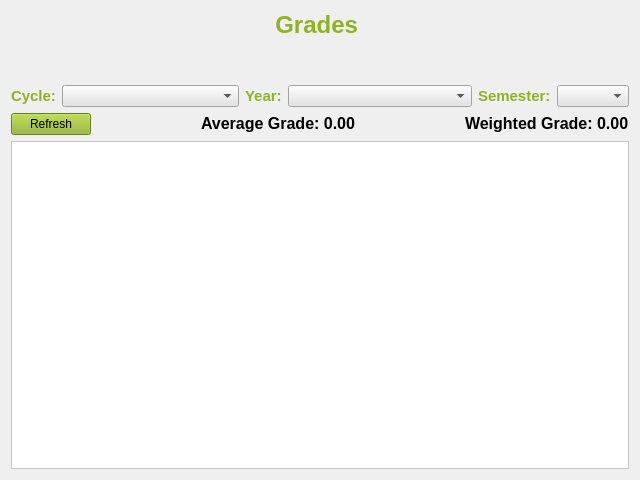
<?xml version="1.0" encoding="UTF-8"?>
<ui version="4.0">
 <class>gradesFrame</class>
 <widget class="QFrame" name="gradesFrame">
  <property name="geometry">
   <rect>
    <x>0</x>
    <y>0</y>
    <width>640</width>
    <height>480</height>
   </rect>
  </property>
  <property name="windowTitle">
   <string>Frame</string>
  </property>
  <layout class="QVBoxLayout" name="verticalLayout">
   <item>
    <widget class="QLabel" name="gradeLabel">
     <property name="sizePolicy">
      <sizepolicy hsizetype="Minimum" vsizetype="Maximum">
       <horstretch>0</horstretch>
       <verstretch>0</verstretch>
      </sizepolicy>
     </property>
     <property name="layoutDirection">
      <enum>Qt::LeftToRight</enum>
     </property>
     <property name="text">
      <string>&lt;html&gt;&lt;head/&gt;&lt;body&gt;&lt;p align=&quot;center&quot;&gt;&lt;span style=&quot; font-size:18pt; font-weight:600; color:#90b124;&quot;&gt;Grades &lt;/span&gt;&lt;/p&gt;&lt;/body&gt;&lt;/html&gt;</string>
     </property>
    </widget>
   </item>
   <item>
    <spacer name="verticalSpacer_11">
     <property name="orientation">
      <enum>Qt::Vertical</enum>
     </property>
     <property name="sizeType">
      <enum>QSizePolicy::Maximum</enum>
     </property>
     <property name="sizeHint" stdset="0">
      <size>
       <width>20</width>
       <height>40</height>
      </size>
     </property>
    </spacer>
   </item>
   <item>
    <layout class="QHBoxLayout" name="horizontalLayout">
     <item>
      <layout class="QHBoxLayout" name="cycleHorizontalLayout">
       <item>
        <widget class="QLabel" name="cycleLabel">
         <property name="sizePolicy">
          <sizepolicy hsizetype="Preferred" vsizetype="Preferred">
           <horstretch>0</horstretch>
           <verstretch>0</verstretch>
          </sizepolicy>
         </property>
         <property name="text">
          <string>&lt;html&gt;&lt;head/&gt;&lt;body&gt;&lt;p&gt;&lt;span style=&quot; font-size:11pt; font-weight:600; color:#90b024;&quot;&gt;Cycle:&lt;/span&gt;&lt;/p&gt;&lt;/body&gt;&lt;/html&gt;</string>
         </property>
        </widget>
       </item>
       <item>
        <widget class="QComboBox" name="cycleComboBox">
         <property name="sizePolicy">
          <sizepolicy hsizetype="Expanding" vsizetype="Fixed">
           <horstretch>0</horstretch>
           <verstretch>0</verstretch>
          </sizepolicy>
         </property>
         <property name="styleSheet">
          <string notr="true">background-color: rgb(227, 227, 227)</string>
         </property>
        </widget>
       </item>
      </layout>
     </item>
     <item>
      <layout class="QHBoxLayout" name="yearHorizontalLayout">
       <item>
        <widget class="QLabel" name="yearLabel">
         <property name="text">
          <string>&lt;html&gt;&lt;head/&gt;&lt;body&gt;&lt;p&gt;&lt;span style=&quot; font-size:11pt; font-weight:600; color:#90b024;&quot;&gt;Year:&lt;/span&gt;&lt;/p&gt;&lt;/body&gt;&lt;/html&gt;</string>
         </property>
        </widget>
       </item>
       <item>
        <widget class="QComboBox" name="yearComboBox">
         <property name="sizePolicy">
          <sizepolicy hsizetype="Expanding" vsizetype="Fixed">
           <horstretch>0</horstretch>
           <verstretch>0</verstretch>
          </sizepolicy>
         </property>
         <property name="styleSheet">
          <string notr="true">background-color: rgb(227, 227, 227)</string>
         </property>
        </widget>
       </item>
      </layout>
     </item>
     <item>
      <layout class="QHBoxLayout" name="semesterHotizontalLayout">
       <item>
        <widget class="QLabel" name="semesterLabel">
         <property name="text">
          <string>&lt;html&gt;&lt;head/&gt;&lt;body&gt;&lt;p&gt;&lt;span style=&quot; font-size:11pt; font-weight:600; color:#90b024;&quot;&gt;Semester:&lt;/span&gt;&lt;/p&gt;&lt;/body&gt;&lt;/html&gt;</string>
         </property>
        </widget>
       </item>
       <item>
        <widget class="QComboBox" name="semesterComboBox">
         <property name="styleSheet">
          <string notr="true">background-color: rgb(227, 227, 227)</string>
         </property>
        </widget>
       </item>
      </layout>
     </item>
    </layout>
   </item>
   <item>
    <layout class="QVBoxLayout" name="gradesLayout">
     <item>
      <layout class="QHBoxLayout" name="horizontalLayout_4">
       <property name="spacing">
        <number>6</number>
       </property>
       <item>
        <widget class="QPushButton" name="refreshButton">
         <property name="sizePolicy">
          <sizepolicy hsizetype="Maximum" vsizetype="Fixed">
           <horstretch>0</horstretch>
           <verstretch>0</verstretch>
          </sizepolicy>
         </property>
         <property name="cursor">
          <cursorShape>PointingHandCursor</cursorShape>
         </property>
         <property name="layoutDirection">
          <enum>Qt::LeftToRight</enum>
         </property>
         <property name="styleSheet">
          <string notr="true">background-color: rgb(144, 177, 36);</string>
         </property>
         <property name="text">
          <string>Refresh</string>
         </property>
        </widget>
       </item>
       <item>
        <spacer name="horizontalSpacer">
         <property name="orientation">
          <enum>Qt::Horizontal</enum>
         </property>
         <property name="sizeHint" stdset="0">
          <size>
           <width>40</width>
           <height>20</height>
          </size>
         </property>
        </spacer>
       </item>
       <item>
        <widget class="QLabel" name="averageGradeLabel">
         <property name="sizePolicy">
          <sizepolicy hsizetype="Preferred" vsizetype="Fixed">
           <horstretch>0</horstretch>
           <verstretch>0</verstretch>
          </sizepolicy>
         </property>
         <property name="text">
          <string>&lt;html&gt;&lt;head/&gt;&lt;body&gt;&lt;p&gt;&lt;span style=&quot; font-size:12pt; font-weight:600;&quot;&gt;Average Grade: 0.00&lt;/span&gt;&lt;/p&gt;&lt;/body&gt;&lt;/html&gt;</string>
         </property>
        </widget>
       </item>
       <item>
        <spacer name="horizontalSpacer_4">
         <property name="orientation">
          <enum>Qt::Horizontal</enum>
         </property>
         <property name="sizeHint" stdset="0">
          <size>
           <width>40</width>
           <height>20</height>
          </size>
         </property>
        </spacer>
       </item>
       <item>
        <widget class="QLabel" name="weightedGradeLabel">
         <property name="text">
          <string>&lt;html&gt;&lt;head/&gt;&lt;body&gt;&lt;p&gt;&lt;span style=&quot; font-size:12pt; font-weight:600;&quot;&gt;Weighted Grade: 0.00&lt;/span&gt;&lt;/p&gt;&lt;/body&gt;&lt;/html&gt;</string>
         </property>
        </widget>
       </item>
      </layout>
     </item>
     <item>
      <widget class="QTableView" name="gradesView">
       <property name="sizePolicy">
        <sizepolicy hsizetype="Expanding" vsizetype="Expanding">
         <horstretch>0</horstretch>
         <verstretch>0</verstretch>
        </sizepolicy>
       </property>
       <property name="styleSheet">
        <string notr="true">background-color: rgb(255, 255, 255);</string>
       </property>
      </widget>
     </item>
    </layout>
   </item>
  </layout>
 </widget>
 <resources/>
 <connections/>
</ui>
